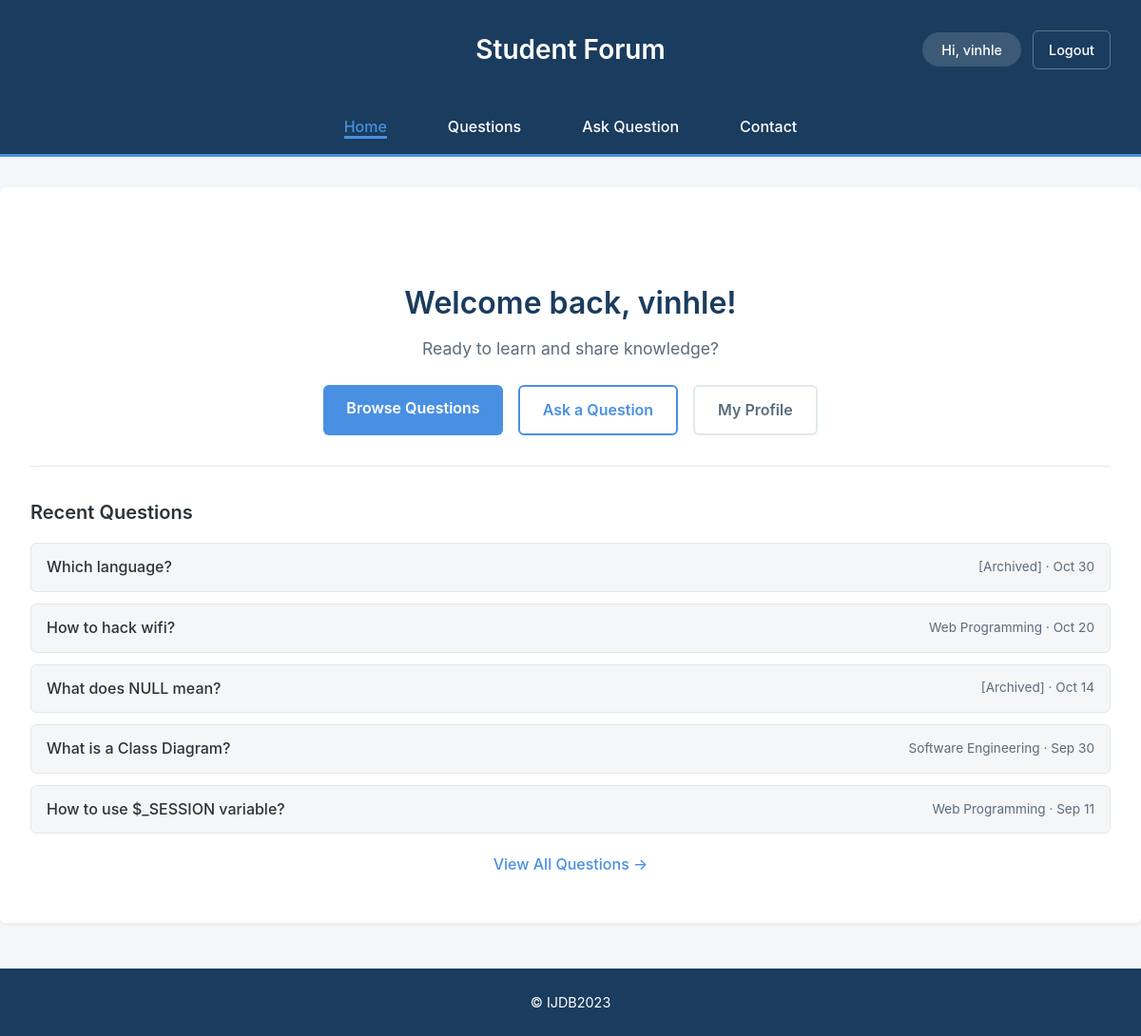
The app's page / (signed in) with its own data.
### tables this page shows
CREATE TABLE `question` (
  `question_id` int(11) NOT NULL,
  `title` varchar(255) NOT NULL,
  `content` text NOT NULL,
  `image` varchar(255) DEFAULT NULL,
  `view_count` int(11) NOT NULL DEFAULT 0,
  `status` varchar(50) NOT NULL DEFAULT 'active',
  `created_at` timestamp NOT NULL DEFAULT current_timestamp(),
  `user_id` int(11) DEFAULT NULL,
  `module_id` int(11) NOT NULL,
  `updated_at` timestamp NOT NULL DEFAULT current_timestamp() ON UPDATE current_timestamp()
);

### includes/functions/SessionFunctions.php (called while the page is built, shortened)
<?php
function isLoggedIn() {
    return isset($_SESSION['user_id']) && !empty($_SESSION['user_id']);
}

### index.php (called while the page is built, shortened)
<?php
include FUNCTIONS_PATH . 'SessionFunctions.php';
include INCLUDES_PATH . 'DatabaseConnection.php';
include FUNCTIONS_PATH . 'DatabaseFunctions.php';
include FUNCTIONS_PATH . 'QuestionDbFunctions.php';
$recentQuestions = getQuestionList($pdo, null, null, true);
$recentQuestions = array_slice($recentQuestions, 0, 5);
include PUBLIC_TEMPLATES . 'home.html.php';
include PUBLIC_TEMPLATES . 'layout.html.php';

### includes/functions/QuestionDbFunctions.php (called while the page is built, shortened)
<?php
function getQuestionList($pdo, $module_id = null, $user_id = null, $publicView = false, $searchTerm = null, $authorSearch = null) {
    if ($publicView) {
        $sql = 'SELECT q.question_id, q.title, q.content, q.image, q.created_at, q.view_count,
                u.email,
                CASE WHEN u.status = \'deleted\' THEN \'[Deleted]\' ELSE u.username END as username,
                CASE WHEN m.status = \'deleted\' THEN \'[Archived]\' ELSE m.module_name END as module_name,
                m.module_id, u.user_id, u.status as user_status, m.status as module_status
        FROM question q
        INNER JOIN user_account u ON q.user_id = u.user_id
        INNER JOIN module m ON q.module_id = m.module_id';
    }
    $params = [];
    $sql .= ' ORDER BY q.created_at DESC';
    $questions = query($pdo, $sql, $params);
    return $questions->fetchAll();
}

### includes/functions/DatabaseFunctions.php (called while the page is built, shortened)
<?php
function query($pdo, $sql, $parameters = []) {
    $query = $pdo->prepare($sql);
    $query->execute($parameters);
    return $query;
}

### templates/public/home.html.php (the view, shortened to what this page needs)
<?php if (isLoggedIn()): ?>
<div class="home-hero">
    <h2>Welcome back, <?= htmlspecialchars($_SESSION['username'], ENT_QUOTES, 'UTF-8') ?>!</h2>
    <p class="tagline">Ready to learn and share knowledge?</p>
    <div class="home-actions">
        <a href="questions.php" class="btn-primary">Browse Questions</a>
        <a href="addquestion.php" class="btn-secondary">Ask a Question</a>
        <a href="profile.php" class="btn-tertiary">My Profile</a>
    </div>
</div>
<?php if (!empty($recentQuestions)): ?>
<div class="recent-questions">
    <h3>Recent Questions</h3>
    <div class="question-preview-list">
        <?php foreach($recentQuestions as $question): ?>
            <div class="question-preview">
                <a href="questiondetail.php?id=<?=$question['question_id']?>">
                    <?=htmlspecialchars($question['title'], ENT_QUOTES, 'UTF-8')?>
                </a>
                <span class="preview-meta"><?=htmlspecialchars($question['module_name'], ENT_QUOTES, 'UTF-8')?> · <?=htmlspecialchars(date('M j', strtotime($question['created_at'])), ENT_QUOTES, 'UTF-8')?></span>
            </div>
        <?php endforeach;?>
    </div>
    <p class="view-all-link">
        <a href="questions.php">View All Questions →</a>
    </p>
</div>
<?php endif; ?>
<?php endif; ?>

### templates/css/questions.css (style rules this page uses)
:root { --primary-brand: #1A3C5E; --accent-blue: #4A90E2; --page-bg: #F4F6F8; --content-bg: #FFFFFF; --text-primary: #2C3338; --text-secondary: #5A6C7D; --font-stack: -apple-system, BlinkMacSystemFont, "Segoe UI", Roboto, "Helvetica Neue", Arial, sans-serif; --line-height-base: 1.6; --shadow-subtle: 0 2px 4px rgba(0, 0, 0, 0.05); --shadow-medium: 0 4px 8px rgba(0, 0, 0, 0.1); --border-radius: 6px; --border-color: #E1E8ED; }
* { margin: 0; padding: 0; box-sizing: border-box; }
body { font-family: var(--font-stack); line-height: var(--line-height-base); background-color: var(--page-bg); color: var(--text-primary); }
p { margin-bottom: 1em; }
h1, h2, h3 { color: var(--primary-brand); font-weight: 600; margin-bottom: 0.75em; }
h2 { font-size: 1.75rem; margin-top: 1em; }
h3 { font-size: 1.25rem; }
.home-hero { text-align: center; padding: 2rem 0; margin-bottom: 2rem; border-bottom: 1px solid var(--border-color); }
.home-hero h2 { font-size: 2rem; margin-bottom: 0.5rem; }
.home-hero .tagline { font-size: 1.1rem; color: var(--text-secondary); margin-bottom: 1.5rem; }
.home-actions { display: flex; gap: 1rem; justify-content: center; flex-wrap: wrap; }
.home-actions .btn-primary { padding: 0.75rem 1.5rem; background-color: var(--accent-blue); color: white; text-decoration: none; border-radius: var(--border-radius); font-weight: 600; transition: background-color 0.2s ease; }
.home-actions .btn-secondary { padding: 0.75rem 1.5rem; background-color: transparent; color: var(--accent-blue); text-decoration: none; border-radius: var(--border-radius); font-weight: 600; border: 2px solid var(--accent-blue); transition: all 0.2s ease; }
.home-actions .btn-tertiary { padding: 0.75rem 1.5rem; background-color: transparent; color: var(--text-secondary); text-decoration: none; border-radius: var(--border-radius); font-weight: 600; border: 2px solid var(--border-color); transition: all 0.2s ease; }
.recent-questions { margin-top: 2rem; }
.recent-questions h3 { font-size: 1.25rem; margin-bottom: 1rem; color: var(--text-primary); }
.question-preview-list { display: flex; flex-direction: column; gap: 0.75rem; }
.question-preview { display: flex; justify-content: space-between; align-items: center; padding: 0.75rem 1rem; background-color: var(--page-bg); border-radius: var(--border-radius); border: 1px solid var(--border-color); }
.question-preview a { color: var(--text-primary); text-decoration: none; font-weight: 500; flex: 1; }
.question-preview .preview-meta { font-size: 0.85rem; color: var(--text-secondary); white-space: nowrap; margin-left: 1rem; }
.view-all-link { margin-top: 1.25rem; text-align: center; }
.view-all-link a { color: var(--accent-blue); text-decoration: none; font-weight: 500; }
.btn-primary { display: inline-block; padding: 0.75rem 1.5rem; background-color: var(--accent-blue); color: white !important; border: none; border-radius: var(--border-radius); font-size: 1rem; font-weight: 600; cursor: pointer; transition: background-color 0.2s ease; text-decoration: none; }

### records on screen
question: title "Which language?", module_name "[Archived]", created_at "Oct 30"
question: title "How to hack wifi?", module_name "Web Programming", created_at "Oct 20"
question: title "What does NULL mean?", module_name "[Archived]", created_at "Oct 14"
question: title "What is a Class Diagram?", module_name "Software Engineering", created_at "Sep 30"
question: title "How to use $_SESSION variable?", module_name "Web Programming", created_at "Sep 11"

### other values on screen
$_SESSION['username'] "vinhle"
